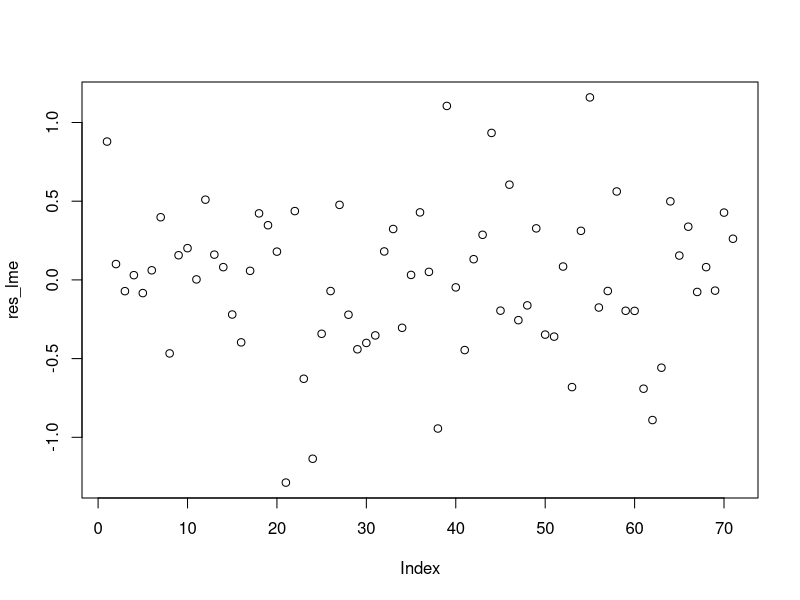
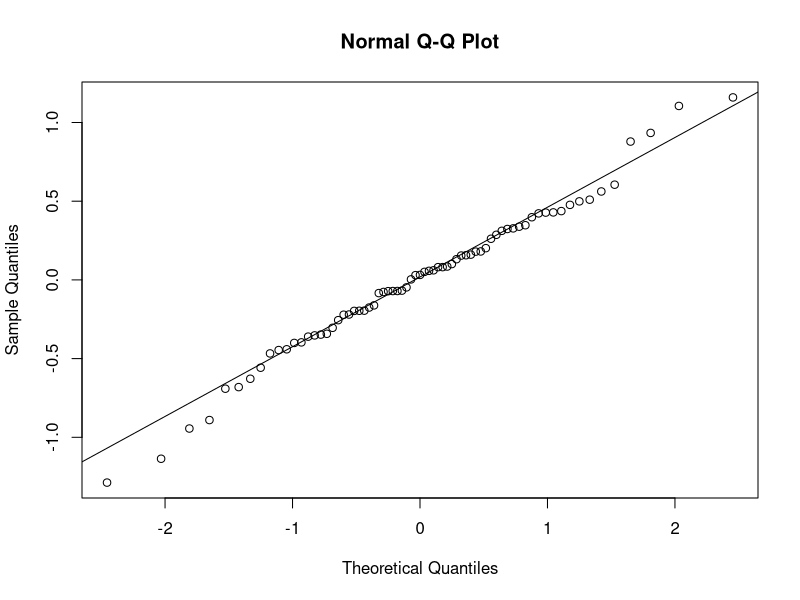
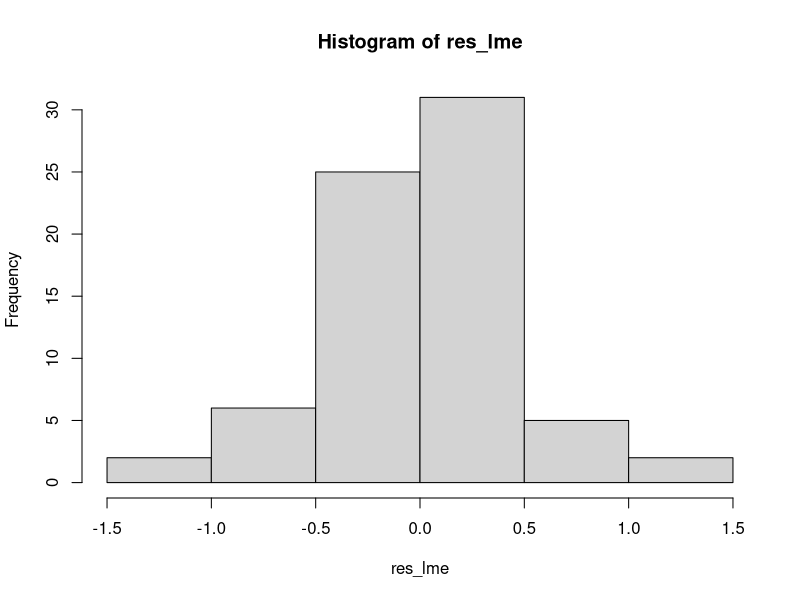
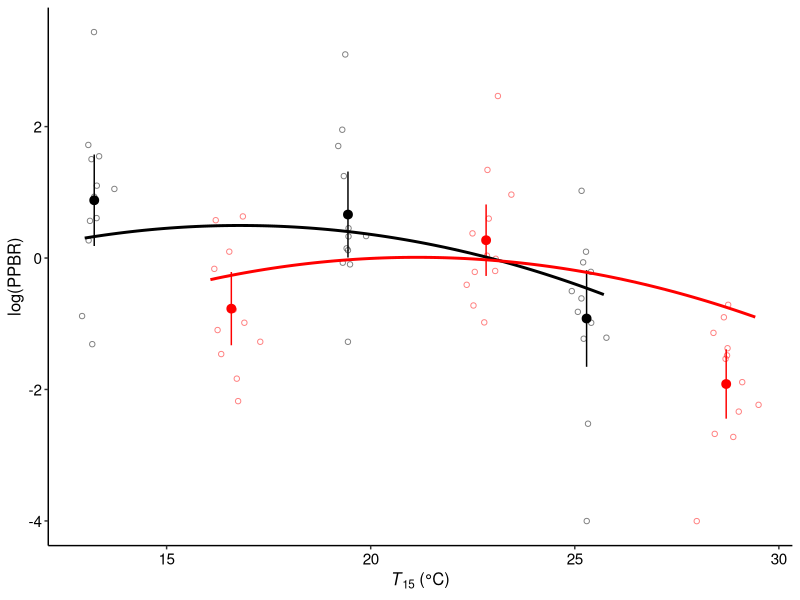

Write the R code that produced these figures, in order.
################### PPBR  ######################
################################################

#------------------------------------------------------- 
# This script is used to analyze Predator Prey Biomass Ratio  

#-------------------------------------------------------
# Packages and Data 

# Packages
library(car)
library(lmerTest)
library(plyr)
library(ggplot2)

# Data
ppbr<-read.table(file="df_ppbr.csv",header=T,sep=";",dec=".")

# Mesocosm_ID as character
ppbr$mesocosm_ID<-as.character(ppbr$mesocosm_ID)

# Mesocosm metadata
m<-aggregate(data=ppbr, cbind(fish,warming) ~ mesocosm_ID + date + tmean15, unique)


# Full model
m1<-lmer(log(ZP,10)~(tmean15+I(tmean15^2))*fish*warming+(1|date)+(1|mesocosm_ID),data=ppbr,REML=F,
         control = lmerControl(optimizer ="Nelder_Mead"))
Anova(m1)
# Stepwise backward regression
step_res <- step(m1,alpha.random = 1)
final <- get_model(step_res)
Anova(final)
summary(final)
res_lme=residuals(final)
plot(res_lme)
qqnorm(res_lme,label=TRUE)
qqline(res_lme)
hist(res_lme)

# Mean and CI for plot
df1<-ddply(ppbr, .(warming,date), summarise,
           m.ZP          = mean(log(ZP),na.rm=T),
           CI.ZP         = 1.96*sd(log(ZP), na.rm=TRUE)/sqrt(length(na.omit(log(ZP)))),
           tmean15       = mean(tmean15))

# Predict from final model
ppbr.pred<-ppbr
ppbr.pred$pred<-predict(final,newdata=ppbr.pred)

# Plot predict PPBR
ggplot(ppbr,aes(x=tmean15,y=log(ZP),color=warming))+
  geom_jitter(alpha=0.5,width = 0.1,shape=1)+
  scale_color_manual(values=c("black","red"))+
  geom_pointrange(data=df1,aes(x=tmean15,y=m.ZP,ymin=m.ZP-CI.ZP,ymax=m.ZP+CI.ZP))+
  stat_smooth(data=ppbr.pred,aes(x=tmean15,y=pred),method = lm, formula = y ~ poly(x, 2, raw = TRUE),se=F)+
  theme_classic()+
  labs(x=bquote(paste(italic(T[15])," (\u00B0C)")),y="log(PPBR)",color="Temperature",fill="Compartment")+
  theme(legend.position="none",
        axis.text = element_text(size=11,color="black"),
        axis.title = element_text(size=12,color="black"),
        legend.title = element_text(size=12,color="black"),
        legend.text = element_text(size=11,color="black"))
